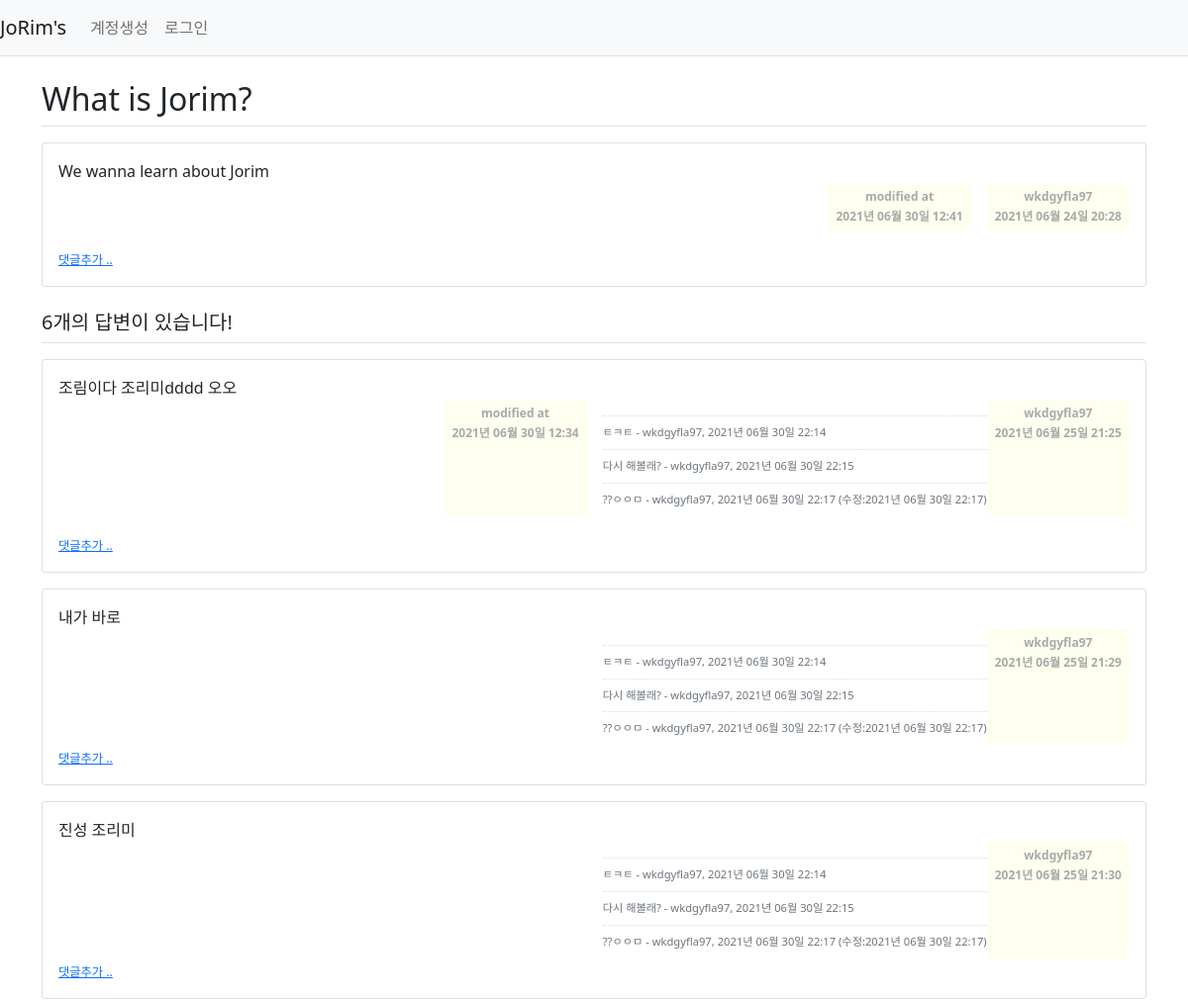
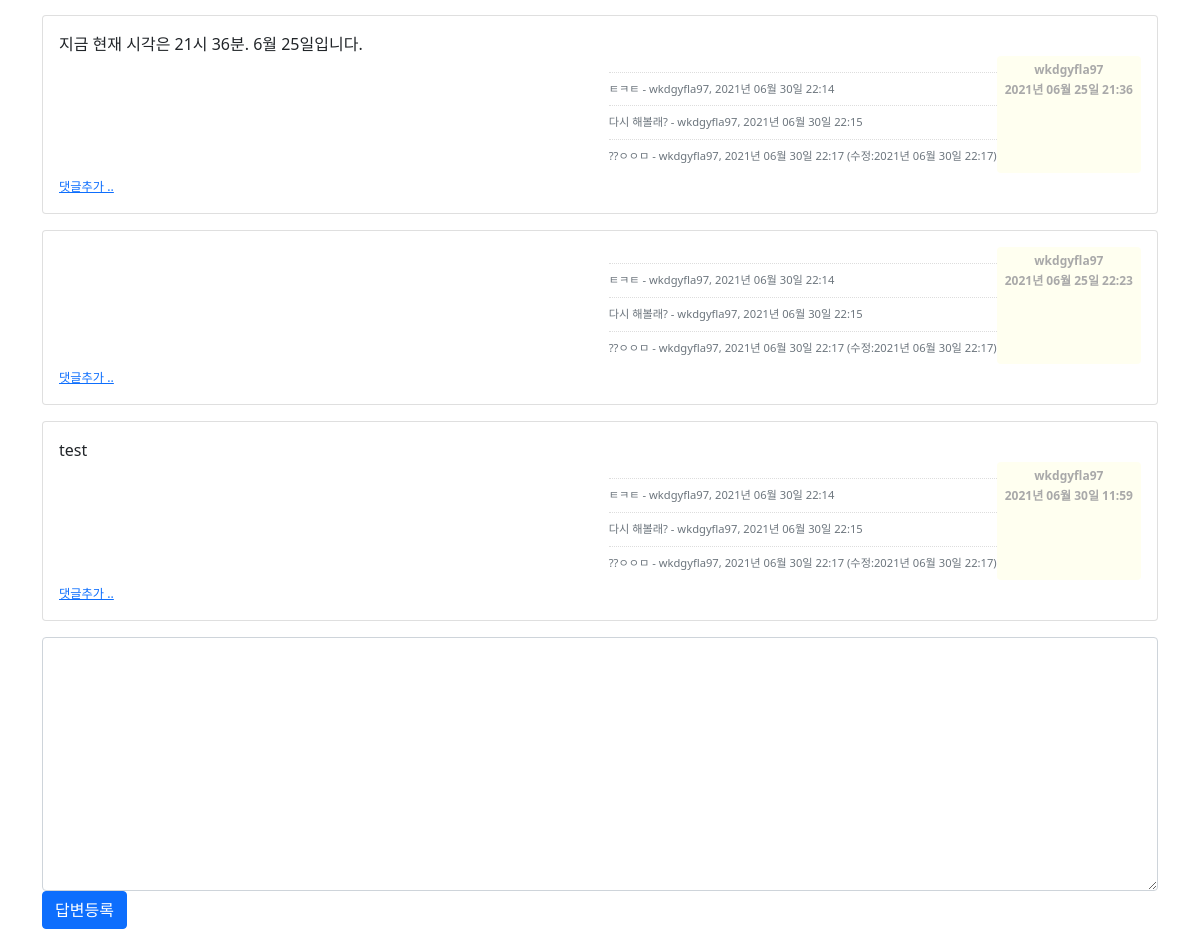
The app's page /question/detail/1/ with its own data (2 pictures, top to bottom).
### pybo/models.py (models this page shows)
class Question(db.Model):
    id = db.Column(db.Integer, primary_key=True)
    subject = db.Column(db.String(200), nullable=False)
    content = db.Column(db.Text(), nullable=False)
    create_date = db.Column(db.DateTime(), nullable=False)
    user_id = db.Column(db.Integer, db.ForeignKey('user.id', ondelete='CASCADE'), nullable=False)
    user = db.relationship('User', backref=db.backref('question_set'))
    modify_date = db.Column(db.DateTime(), nullable=True)

class User(db.Model):
    id = db.Column(db.Integer, primary_key=True)
    username = db.Column(db.String(150), unique=True, nullable=False)
    password = db.Column(db.String(200), nullable=False)
    email = db.Column(db.String(120), unique=True, nullable=False)

class Answer(db.Model):
    id = db.Column(db.Integer, primary_key=True)
    question_id = db.Column(db.Integer, db.ForeignKey('question.id', ondelete='CASCADE'))
    question = db.relationship('Question', backref=db.backref('answer_set', ))
    content = db.Column(db.Text(), nullable=False)
    create_date = db.Column(db.DateTime(), nullable=False)
    user_id = db.Column(db.Integer, db.ForeignKey('user.id', ondelete='CASCADE'), nullable=False)
    user = db.relationship('User', backref=db.backref('answer_set'))
    modify_date = db.Column(db.DateTime(), nullable=True)

class Comment(db.Model):
    id = db.Column(db.Integer, primary_key=True)
    user_id = db.Column(db.Integer, db.ForeignKey('user.id', ondelete='CASCADE'), nullable=False)
    user = db.relationship('User', backref=db.backref('comment_set'))
    content = db.Column(db.Text(), nullable=False)
    create_date = db.Column(db.DateTime(), nullable=False)
    modify_date = db.Column(db.DateTime())
    question_id = db.Column(db.Integer, db.ForeignKey('question.id', ondelete='CASCADE'), nullable=True)
    question = db.relationship('Question', backref=db.backref('comment_set'))
    answer_id = db.Column(db.Integer, db.ForeignKey('answer.id', ondelete='CASCADE'), nullable=True)
    answer = db.relationship('Answer', backref=db.backref('comment_set'))

### pybo/views/question_views.py (the view)
@bp.route('/detail/<int:question_id>/')
def detail(question_id):
    form = AnswerForm()
    question = Question.query.get_or_404(question_id)
    return render_template('question/question_detail.html', question=question, form=form)

### pybo/forms.py
class AnswerForm(FlaskForm):
    content = TextAreaField('내용', validators=[DataRequired('답글도 내용 좀 적어주셈')])

### pybo/filter.py (called while the page is built)
def format_datetime(value, fmt='%Y년 %m월 %d일 %H:%M'):
    return value.strftime(fmt)

### pybo/views/auth_views.py (called while the page is built)
@bp.before_app_request
def load_logged_in_user():
    user_id = session.get('user_id')
    if user_id is None:
        g.user = None
    else:
        g.user = User.query.get(user_id)

### pybo/templates/question/question_detail.html (shortened to what this page needs)
{% extends 'base.html' %}
{% block content %}
<div class="container my-3">
  <h2 class="border-bottom py-2">{{ question.subject }}</h2>
  <div class="card my-3">
    <div class="card-body">
      <div class="card-text" style="white-space: pre-line;">{{ question.content }}</div>
      <div class="d-flex justify-content-end">
        {% if question.modify_date %}
        <div class="badge badge-light p-2 text-left mx-3" style="color: darkgray; background-color: #FFFFF0;">
          <div class="mb-2">modified at</div>
          <div>{{ question.modify_date|datetime }}</div>
        </div>
        {% endif %}
        <div class="badge badge-light p-2 text-left" style="color: darkgray; background-color: #FFFFF0;">
          <div class="mb-2">{{ question.user.username }}</div>
          <div>{{ question.create_date|datetime }}</div>
        </div>
      </div>
        <div>
          <a href="{{ url_for('comment.create_question', question_id=question.id) }}" class="small"><small>댓글추가 ..</small></a>
        </div>
    </div>
  </div>
  <h5 class="border-bottom my-3 py-2">{{ question.answer_set|length }}개의 답변이 있습니다!</h5>
  {% for answer in question.answer_set %}
  <div class="card my-3">
    <div class="card-body">
      <div class="card-text" style="white-space: pre-line;">{{ answer.content }}</div>
      <div class="d-flex justify-content-end">
        {% if answer.modify_date %}
        <div class="badge badge-light p-2 text-left mx-3" style="color: darkgray; background-color: #FFFFF0;">
          <div class="mb-2">modified at</div>
          <div>{{ answer.modify_date|datetime }}</div>
        </div>
        {% endif %}
        {% if question.comment_set|length > 0 %}
        <div class="mt-3">
          {% for comment in question.comment_set %}
          <div class="comment py-2 text-muted">
            <span style="white-space: pre-line;">{{ comment.content }}</span>
            <span>
              - {{ comment.user.username }}, {{ comment.create_date|datetime }}
              {% if comment.modify_date %}
              (수정:{{ comment.modify_date|datetime }})
              {% endif %}
            </span>
          </div>
          {% endfor %}
        </div>
        {% endif %}
        <div class="badge badge-light p-2 text-left" style="color: darkgray; background-color: #FFFFF0;">
          <div class="mb-2">{{ answer.user.username}}</div>
          <div>{{ answer.create_date|datetime }}</div>
        </div>
      </div>
        <div>
          <a href="{{ url_for('comment.create_answer', answer_id=answer.id) }}" class="small"><small>댓글추가 ..</small></a>
        </div>
    </div>
  </div>
  {% endfor %}
  <form action="{{ url_for('answer.create', question_id=question.id) }}" method="post" class="my-3">
    <div class="form-group">
      <textarea name="content" id="content" class="form-control" rows="10"></textarea>
    </div>
    <input type="submit" value="답변등록" class="btn btn-primary">
  </form>
</div>
{% endblock %}

### pybo/templates/base.html (shortened to what this page needs)
<!DOCTYPE html>
<html lang="ko">
<head>
    <link rel="stylesheet" href="{{ url_for('static', filename='bootstrap.min.css') }}">
    <link rel="stylesheet" href="{{ url_for('static', filename='style.css') }}">
</head>
<body>
{% include "navbar.html" %}
{% block content %}
{% endblock %}
</body>
</html>

### pybo/templates/navbar.html (shortened to what this page needs)
<nav class="navbar navbar-expand-lg navbar-light bg-light border-bottom">
  <a class="navbar-brand" href="{{ url_for('main.index') }}">JoRim's</a>
  <div class="collapse navbar-collapse flex-grow-0" id="navbarNav">
    {% if g.user %}
    <ul class="nav-item">
      <li class="nav-item">
        <a class="nav-link" href="{{ url_for('auth.logout') }}">{{ g.user.username }} (로그아웃)</a>
      </li>
    </ul>
    {% else %}
    <ul class="navbar-nav">
      <li class="nav-item">
        <a class="nav-link" href="{{ url_for('auth.signup') }}">계정생성</a>
      </li>
      <li class="nav-item">
        <a class="nav-link" href="{{ url_for('auth.login') }}">로그인</a>
      </li>
    </ul>
    {% endif %}
  </div>
</nav>

### pybo/static/style.css (style rules this page uses)
.comment { border-top:dotted 1px #ddd; font-size:0.7em; }

### records on screen
Question: subject "What is Jorim?", content "We wanna learn about Jorim", modify_date "2021년 06월 30일 12:41", create_date "2021년 06월 24일 20:28"
User: user.username "wkdgyfla97"
Answer: content "조림이다 조리미dddd 오오", modify_date "2021년 06월 30일 12:34", user.username "wkdgyfla97", create_date "2021년 06월 25일 21:25"
Comment: content "ㅌㅋㅌ", user.username "wkdgyfla97", create_date "2021년 06월 30일 22:14"
Comment: content "다시 해볼래?", user.username "wkdgyfla97", create_date "2021년 06월 30일 22:15"
Comment: content "??ㅇㅇㅁ", user.username "wkdgyfla97", create_date "2021년 06월 30일 22:17", modify_date "2021년 06월 30일 22:17"
Answer: content "내가 바로", user.username "wkdgyfla97", create_date "2021년 06월 25일 21:29"
Answer: content "진성 조리미", user.username "wkdgyfla97", create_date "2021년 06월 25일 21:30"
Answer: content "지금 현재 시각은 21시 36분. 6월 25일입니다.", user.username "wkdgyfla97", create_date "2021년 06월 25일 21:36"
Answer: user.username "wkdgyfla97", create_date "2021년 06월 25일 22:23"
Answer: content "test", user.username "wkdgyfla97", create_date "2021년 06월 30일 11:59"

### other values on screen
{{ question.answer_set|length }} "6"
